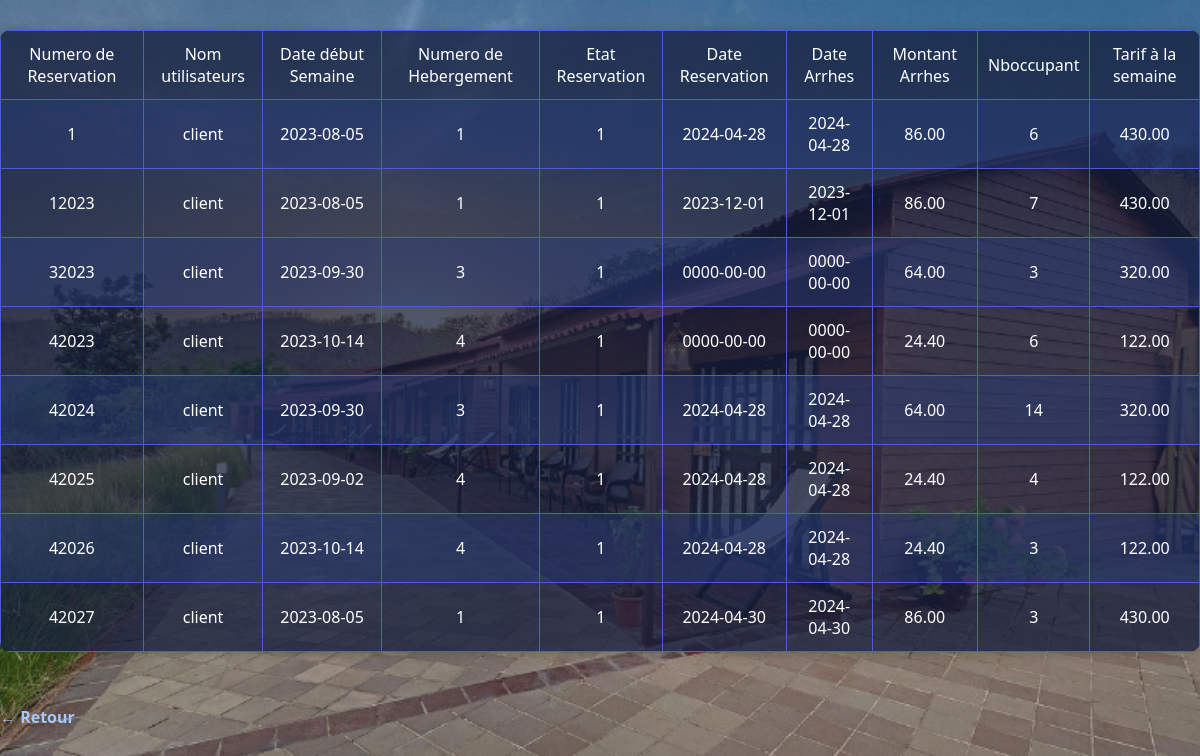
The page /afficher_reservation.php on the database its author committed.
### tables this page shows
CREATE TABLE IF NOT EXISTS `resa` (
  `NORESA` int(5) NOT NULL AUTO_INCREMENT,
  `USER` char(8) NOT NULL,
  `DATEDEBSEM` date NOT NULL,
  `NOHEB` int(4) NOT NULL,
  `CODEETATRESA` char(2) NOT NULL,
  `DATERESA` date DEFAULT NULL,
  `DATEARRHES` date DEFAULT NULL,
  `MONTANTARRHES` decimal(7,2) DEFAULT NULL,
  `NBOCCUPANT` int(2) DEFAULT NULL,
  `TARIFSEMRESA` decimal(7,2) DEFAULT NULL,
  PRIMARY KEY (`NORESA`),
  KEY `I_FK_RESA_COMPTE` (`USER`),
  KEY `I_FK_RESA_SEMAINE` (`DATEDEBSEM`),
  KEY `I_FK_RESA_HEBERGEMENT` (`NOHEB`),
  KEY `I_FK_RESA_ETAT_RESA` (`CODEETATRESA`)
);

### afficher_reservation.php (the view, shortened to what this page needs)
<HTML>
<HEAD>
<link rel="stylesheet" href="page_form.css">
</HEAD>
<BODY>
    <?php
    $idc=mysqli_connect("localhost","root","","resaa");
    $requete="select * from resa";
    $resultat=mysqli_query($idc,$requete);
    ?>
    <TABLE class="table-affichage">
        <tr>
        <td> Numero de Reservation </td>
        <td> Nom utilisateurs</td>
        <td> Date début Semaine</td>
        <td> Numero de Hebergement </td>
        <td> Etat Reservation</td>
        <td> Date Reservation</td>
        <td> Date Arrhes </td>
        <td> Montant Arrhes</td>
        <td> Nboccupant </td>
        <td> Tarif à la semaine </td>
</tr>
<?php while ($enreg=mysqli_fetch_array($resultat))
{
?>
<tr>
    <td><?php echo $enreg["NORESA"];?></td>
    <td><?php echo $enreg["USER"];?></td>
    <td><?php echo $enreg["DATEDEBSEM"];?></td>
    <td><?php echo $enreg["NOHEB"];?></td>
    <td><?php echo $enreg["CODEETATRESA"];?></td>
    <td><?php echo $enreg["DATERESA"];?></td>
    <td><?php echo $enreg["DATEARRHES"];?></td>
    <td><?php echo $enreg["MONTANTARRHES"];?></td>
    <td><?php echo $enreg["NBOCCUPANT"];?></td>
    <td><?php echo $enreg["TARIFSEMRESA"];?></td>
</tr>
<?php } ?>
</table>
<?php
echo "<a href=admin_menu.php class='link-retour'>&larr; Retour </a>";
?>
</BODY>
</HTML>

### page_form.css (style rules this page uses)
body { margin: 0; font-family: 'Segoe UI', sans-serif; background-image: url(fontAccueil.png); background-size: cover; background-attachment: fixed; background-position: center; color: #fff; min-height: 100vh; }
.table-affichage { width: 100%; margin: 30px 0; border-collapse: collapse; background: rgba(20, 30, 60, 0.75); color: #fff; border-radius: 10px; overflow: hidden; box-shadow: 0 2px 12px rgba(0,0,0,0.18); }
.table-affichage th, .table-affichage td { padding: 12px 10px; border: 1px solid #4a5cd9; text-align: center; }
.table-affichage tr:nth-child(even) { background: rgba(40, 60, 120, 0.45); }
.link-retour { display: inline-block; margin: 24px 0 0 0; color: #a6c8ff; font-weight: bold; text-decoration: none; transition: color 0.2s; }

### rows shown on the page
resa: NORESA "1", USER "client", DATEDEBSEM "2023-08-05", NOHEB "1", CODEETATRESA "1", DATERESA "2024-04-28", DATEARRHES "2024-04-28", MONTANTARRHES "86.00", NBOCCUPANT "6", TARIFSEMRESA "430.00"
resa: NORESA "12023", USER "client", DATEDEBSEM "2023-08-05", NOHEB "1", CODEETATRESA "1", DATERESA "2023-12-01", DATEARRHES "2023-12-01", MONTANTARRHES "86.00", NBOCCUPANT "7", TARIFSEMRESA "430.00"
resa: NORESA "32023", USER "client", DATEDEBSEM "2023-09-30", NOHEB "3", CODEETATRESA "1", DATERESA "0000-00-00", DATEARRHES "0000-00-00", MONTANTARRHES "64.00", NBOCCUPANT "3", TARIFSEMRESA "320.00"
resa: NORESA "42023", USER "client", DATEDEBSEM "2023-10-14", NOHEB "4", CODEETATRESA "1", DATERESA "0000-00-00", DATEARRHES "0000-00-00", MONTANTARRHES "24.40", NBOCCUPANT "6", TARIFSEMRESA "122.00"
resa: NORESA "42024", USER "client", DATEDEBSEM "2023-09-30", NOHEB "3", CODEETATRESA "1", DATERESA "2024-04-28", DATEARRHES "2024-04-28", MONTANTARRHES "64.00", NBOCCUPANT "14", TARIFSEMRESA "320.00"
resa: NORESA "42025", USER "client", DATEDEBSEM "2023-09-02", NOHEB "4", CODEETATRESA "1", DATERESA "2024-04-28", DATEARRHES "2024-04-28", MONTANTARRHES "24.40", NBOCCUPANT "4", TARIFSEMRESA "122.00"
resa: NORESA "42026", USER "client", DATEDEBSEM "2023-10-14", NOHEB "4", CODEETATRESA "1", DATERESA "2024-04-28", DATEARRHES "2024-04-28", MONTANTARRHES "24.40", NBOCCUPANT "3", TARIFSEMRESA "122.00"
resa: NORESA "42027", USER "client", DATEDEBSEM "2023-08-05", NOHEB "1", CODEETATRESA "1", DATERESA "2024-04-30", DATEARRHES "2024-04-30", MONTANTARRHES "86.00", NBOCCUPANT "3", TARIFSEMRESA "430.00"
